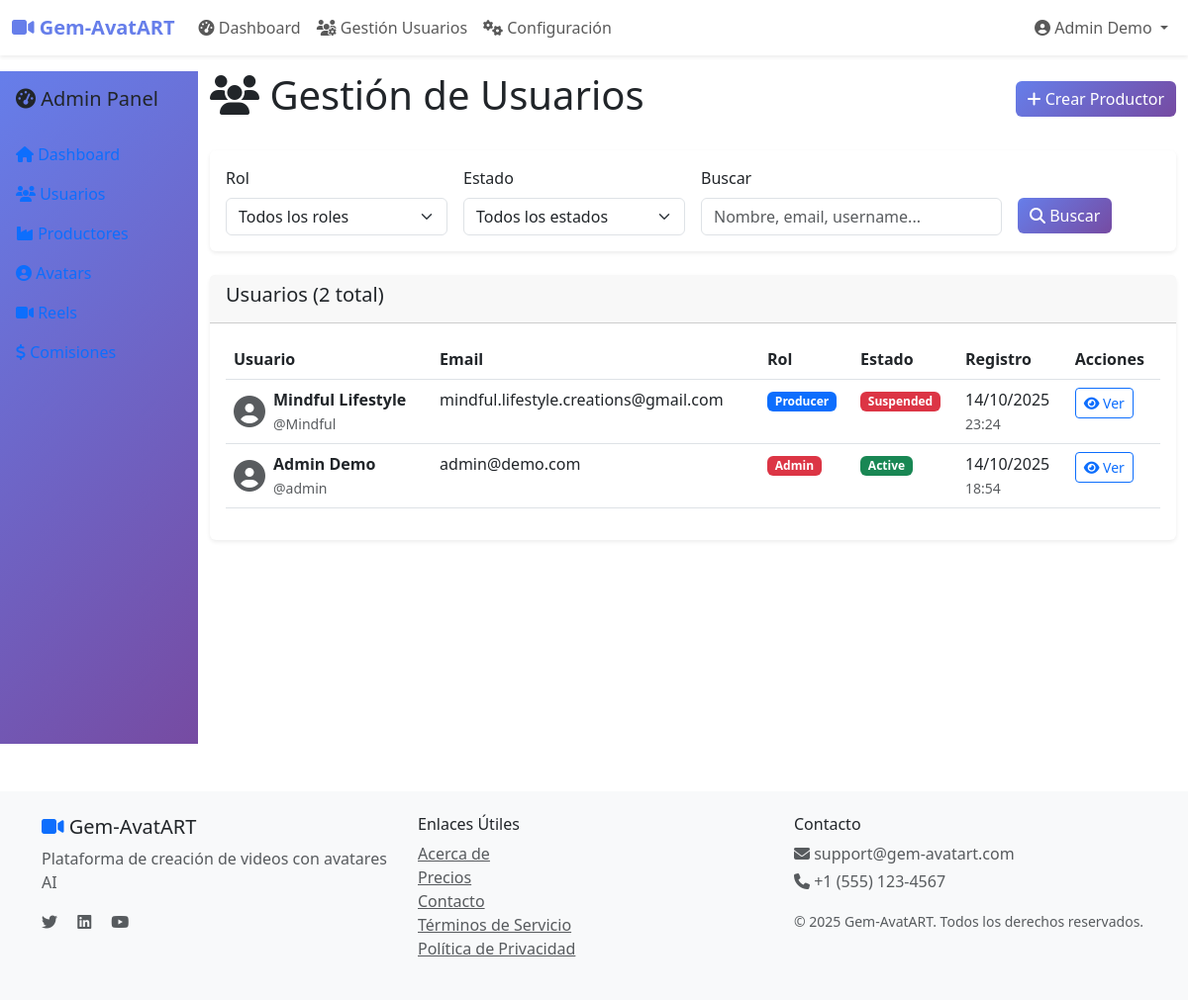
/admin/users (signed in), run on an earlier commit of the app's database.
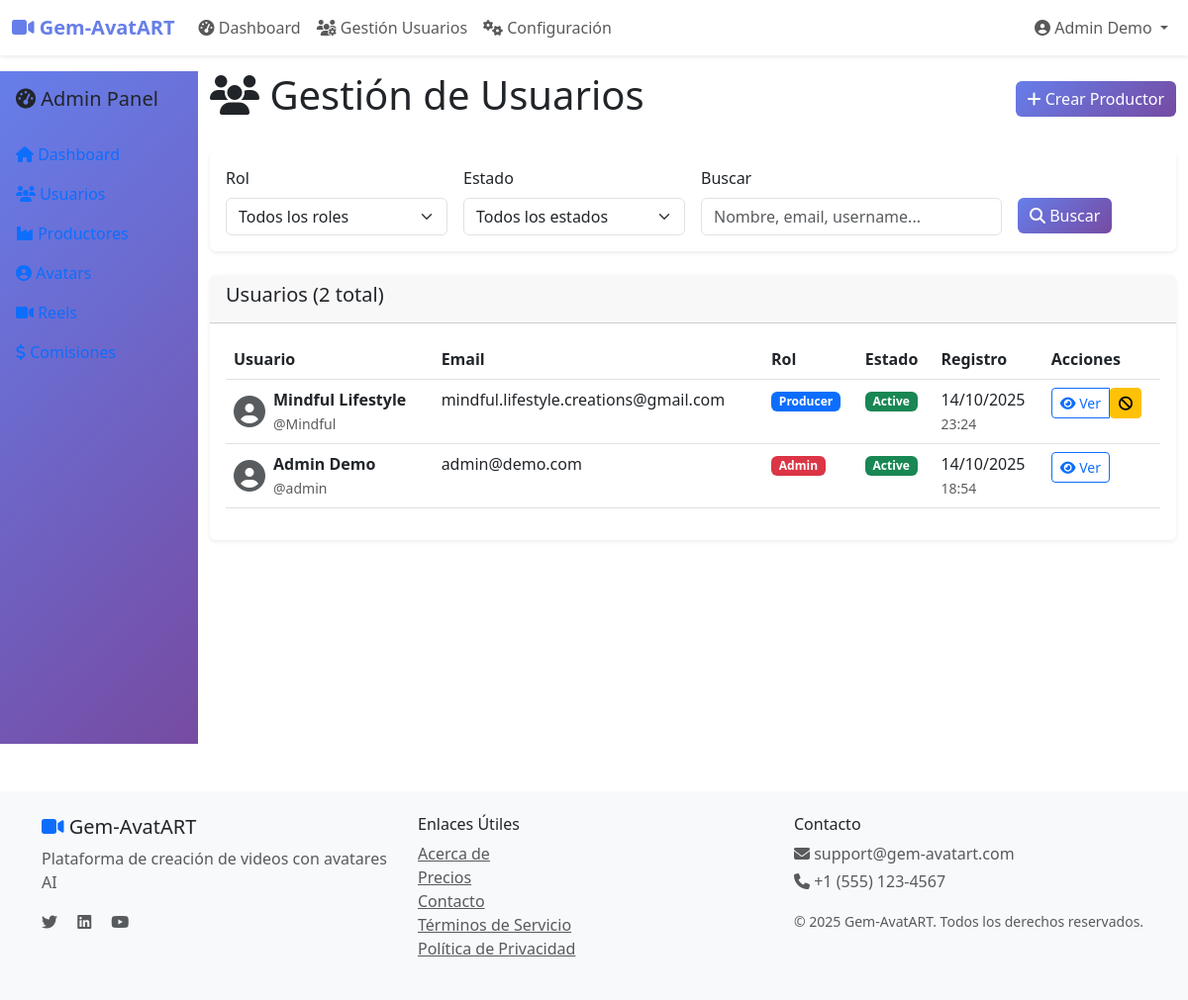
And on a later commit of the database.
### app/models/user.py (models this page shows, shortened)
class User(UserMixin, db.Model):
    __tablename__ = 'users'
    id            = db.Column(db.Integer, primary_key = True)
    email         = db.Column(db.String(120), unique = True, nullable = False, index = True)
    username      = db.Column(db.String(80),  unique = True, nullable = False, index = True)
    password_hash = db.Column(db.String(128), nullable = False)
    first_name = db.Column(db.String(50), nullable = False)
    last_name  = db.Column(db.String(50), nullable = False)
    phone      = db.Column(db.String(20))
    avatar_url = db.Column(db.String(200))
    role        = db.Column(db.Enum(UserRole),   nullable = False, default = UserRole.FINAL_USER)
    status      = db.Column(db.Enum(UserStatus), nullable = False, default = UserStatus.PENDING)
    is_verified = db.Column(db.Boolean, default = False)
    country           = db.Column(db.String(100))
    city              = db.Column(db.String(100))
    professional_info = db.Column(db.Text)
    email_verified             = db.Column(db.Boolean, default=False)
    email_verification_token   = db.Column(db.String(100), unique=True, nullable=True)
    email_verification_sent_at = db.Column(db.DateTime, nullable=True)
    country           = db.Column(db.String(100))
    city              = db.Column(db.String(100))
    professional_info = db.Column(db.Text)
    email_verified             = db.Column(db.Boolean, default=False)
    email_verification_token   = db.Column(db.String(100), unique=True, nullable=True)
    email_verification_sent_at = db.Column(db.DateTime, nullable=True)
    created_at = db.Column(db.DateTime, default = datetime.utcnow)
    updated_at = db.Column(db.DateTime, default = datetime.utcnow, onupdate = datetime.utcnow)
    last_login = db.Column(db.DateTime)
    invited_by_id = db.Column(db.Integer, db.ForeignKey('users.id'), nullable = True)
    invited_by    = db.relationship('User', remote_side = [id], backref = 'invited_users')
    producer_profile = db.relationship('Producer', backref = 'user', uselist = False, cascade = 'all, delete-orphan')
    reels = db.relationship('Reel', foreign_keys = 'Reel.creator_id', backref = 'creator_user', lazy = 'dynamic')
    commissions_earned = db.relationship('Commission', backref = 'user', lazy='dynamic')
    @property
    def full_name(self):
        return f"{self.first_name} {self.last_name}"
    def is_admin(self):
        return self.role == UserRole.ADMIN
    def is_final_user(self):
        """
        Verifica si el usuario tiene rol de usuario final.

        Returns:
            bool: True si es usuario final, False en caso contrario

        Note:
            ✅ NUEVO - Reemplaza is_affiliate() según README
        """
        return self.role == UserRole.FINAL_USER
    is_affiliate = is_final_user

### app/routes/admin.py (the view, shortened to what this page needs)
@admin_bp.route('/users')
@login_required
@admin_required
def users():
    page          = request.args.get('page', 1, type=int)
    role_filter   = request.args.get('role')
    status_filter = request.args.get('status')
    search        = request.args.get('search', '')
    query = User.query
    if role_filter:
        query = query.filter_by( role = UserRole(role_filter))
    if status_filter:
        query = query.filter_by(status = UserStatus(status_filter))
    users = query.order_by(User.created_at.desc()).paginate(
        page = page, per_page = 20, error_out = False
    )
    return render_template('admin/users.html', users=users)

### app/routes/admin.py (called while the page is built)
def admin_required(f):
    @wraps(f)
    def decorated_function(*args, **kwargs):
        if not current_user.is_authenticated or not current_user.is_admin():
            flash('Acceso denegado. Permisos de administrador requeridos.', 'error')
            return redirect(url_for('main.index'))
        return f(*args, **kwargs)
    return decorated_function

### app/templates/admin/users.html (shortened to what the changed rows need)
{% extends "base.html" %}
{% block content %}
<div class="container-fluid">
    <div class="row">
        <div class="col-md-9 col-lg-10">
            <div class="d-flex justify-content-between align-items-center mb-4">
                <h1><i class="fas fa-users"></i> Gestión de Usuarios</h1>
            </div>
            <div class="card">
                <div class="card-body">
                    {% if users.items %}
                        <div class="table-responsive">
                            <table class="table table-hover">
                                <thead>
                                    <tr>
                                        <th>Usuario</th>
                                        <th>Email</th>
                                        <th>Rol</th>
                                        <th>Estado</th>
                                        <th>Registro</th>
                                        <th>Acciones</th>
                                    </tr>
                                </thead>
                                <tbody>
                                    {% for user in users.items %}
                                    <tr>
                                        <td>
                                            <div class="d-flex align-items-center">
                                                {% if user.avatar_url %}
                                                    <img src="{{ user.avatar_url }}" class="rounded-circle me-2" style="width: 40px; height: 40px; object-fit: cover;" alt="Avatar">
                                                {% else %}
                                                    <i class="fas fa-user-circle fa-2x text-muted me-2"></i>
                                                {% endif %}
                                                <div>
                                                    <strong>{{ user.full_name }}</strong>
                                                    <br><small class="text-muted">@{{ user.username }}</small>
                                                </div>
                                            </div>
                                        </td>
                                        <td>{{ user.email }}</td>
                                        <td>
                                            <span class="badge bg-{{ 'danger' if user.role.value == 'admin' else 'primary' if user.role.value == 'producer' else 'success' if user.role.value == 'subproducer' else 'info' }}">
                                                {{ user.role.value.title() }}
                                            </span>
                                        </td>
                                        <td>
                                            <span class="badge bg-{{ 'success' if user.status.value == 'active' else 'warning' if user.status.value == 'pending' else 'danger' if user.status.value == 'suspended' else 'secondary' }}">
                                                {{ user.status.value.title() }}
                                            </span>
                                        </td>
                                        <td>
                                            {{ user.created_at.strftime('%d/%m/%Y') }}
                                            <br><small class="text-muted">{{ user.created_at.strftime('%H:%M') }}</small>
                                        </td>
                                        <td>
                                            <div class="btn-group" role="group">
                                                <a href="{{ url_for('admin.user_detail', user_id=user.id) }}" class="btn btn-sm btn-outline-primary">
                                                    <i class="fas fa-eye"></i> Ver
                                                </a>
                                                {% if user.status.value == 'active' and not user.is_admin() %}
                                                    <form method="POST" action="{{ url_for('admin.suspend_user', user_id=user.id) }}" class="d-inline">
                                                        <button type="submit" class="btn btn-sm btn-warning" onclick="return confirm('¿Suspender este usuario?')">
                                                            <i class="fas fa-ban"></i>
                                                        </button>
                                                    </form>
                                                {% endif %}
                                            </div>
                                        </td>
                                    </tr>
                                    {% endfor %}
                                </tbody>
                            </table>
                        </div>
                    {% else %}
                        <div class="text-center py-4">
                            <i class="fas fa-users fa-3x text-muted mb-3"></i>
                            <h5 class="text-muted">No se encontraron usuarios</h5>
                            <p class="text-muted">No hay usuarios que coincidan con los filtros seleccionados.</p>
                        </div>
                    {% endif %}
                </div>
            </div>
        </div>
    </div>
</div>
{% endblock %}

What changed in the data, as far as the page shows it:
changed User "Mindful Lifestyle": status "SUSPENDED" → "ACTIVE" (drawn); status.value "Suspended" → "Active"
